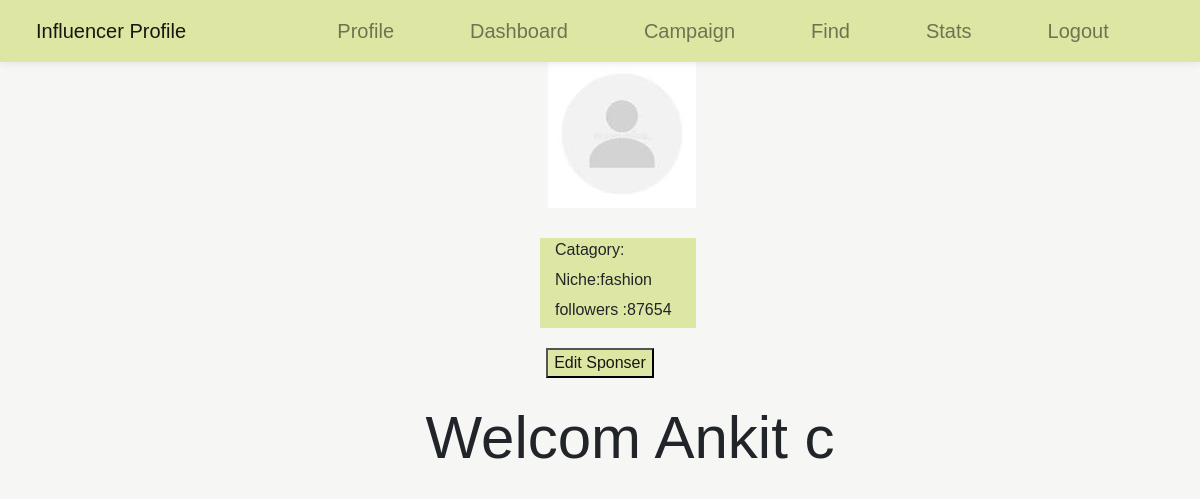
The app's page /influencer_profile (signed in) with its own data.
### models.py (models this page shows)
class Influencer(db.Model):
    id = db.Column(db.Integer, primary_key=True)
    username = db.Column(db.String(100), nullable=False)
    password = db.Column(db.String(150), nullable=False)
    category = db.Column(db.String(50), nullable=False)
    Niche = db.Column(db.String(50), nullable=False)
    followers = db.Column(db.Integer, nullable=False)
    flagged = db.Column(db.Boolean, default=False)
    user_id = db.Column(db.Integer, db.ForeignKey('user.id'), nullable=False)

### app.py (the view)
@app.route("/influencer_profile")
def influencer_profile():
    username = session.get("username")  # Corrected session usage
    influencer = Influencer.query.filter_by(username=username).first()  # Added .first()
    if influencer is None:
        return "influencer not found", 404
    return render_template('influencer_profile.html', username= influencer.username,id = influencer.id,niche = influencer.Niche,category = influencer.category,followers = influencer.followers)

### templates/influencer_profile.html (shortened to what this page needs)
<!DOCTYPE html>
<html lang="en">
<head>
    <link rel="stylesheet" href="https://cdn.jsdelivr.net/npm/bootstrap@4.3.1/dist/css/bootstrap.min.css">
</head>
<body>
    <nav class="navbar navbar-expand-lg navbar-light fixed-top">
        <a class="navbar-brand" href="#">Influencer Profile</a>
        <div class="navbar-collapse">
            <ul class="navbar-nav mr-auto">
                <li class="nav-item">
                    <a class="nav-link" href= '/influencer_profile' >Profile</a>
                </li>
                <li class="nav-item">
                    <a class="nav-link" href= '/influencer_dashboard' >Dashboard</a>
                </li>
                <li class="nav-item">
                    <a class="nav-link" href='/go_to_campaign'>Campaign</a>
                </li>
                <li class="nav-item">
                    <a class="nav-link" href="/find_campaign">Find</a>
                </li>
                <li class="nav-item">
                    <a class="nav-link" href="/influencer_stats">Stats</a>
                </li>
                <li class="nav-item">
                    <a class="nav-link" href="/logout">Logout</a>
                </li>
            </ul>
        </div>
    </nav>
    <div class="profile-item" style="display: flex; margin-right: 0%; width: 100%;">
        <div class="profile-pc" style="margin-top: 5%; margin-left: 45%;">
            <div>
                <img src="/static/b.jpeg" alt="user 01 Image" style="margin-left: 8px;">
            </div>
            <div class="reach-box" style="background-color: #dde7a3; height: 30px ; margin-top: 30px;">
                <div class="reach-bar">
                    <div class="reach-bar-text" style="padding-left:15px">Catagory:{{Catagory}}</div>
                </div>
            </div>
            <div class="reach-box" style="background-color: #dde7a3;  height: 30px;">
                <div class="reach-bar">
                    <div class="reach-bar-text" style="padding-left:15px">Niche:{{niche}}</div>
                </div>
            </div>
            <div class="reach-box" style="background-color: #dde7a3;  height: 30px;">
                <div class="reach-bar">
                    <div class="reach-bar-text" style="padding-left:15px">followers :{{followers}}</div>
                </div>
            </div>
          </div>
        </div>
        <button style="margin-top: 20px; background-color: #dde7a3; "><a href="/edit_influencer/{{id}}" style="color: #161712 ; margin-top: 10px;">Edit Sponser</a></button>
        <h1 style=" margin-left: 5%;">Welcom {{username}}</h1>
</body>
</html>

### templates/influencer_profile.html (style rules this page uses)
body { font-family: Arial, sans-serif; height: 100vh; margin: 0; background-color: #f6f6f5; display: flex; flex-direction: column; align-items: center; }
.navbar { width: 100%; background-color: #dde7a3; border-color: #121e13; box-shadow: 0 0 10px rgba(0, 0, 0, 0.1); position: fixed; top: 0; z-index: 1000; }
.navbar-brand { padding-left: 20px; }
.navbar-nav { font-size: 20px; margin-left: auto; }
.nav-item { padding-left: 60px; }
h1 { font-size: 60px; padding-top: 2%; }

### records on screen
Influencer: Niche "fashion", followers "87654", username "Ankit c"
